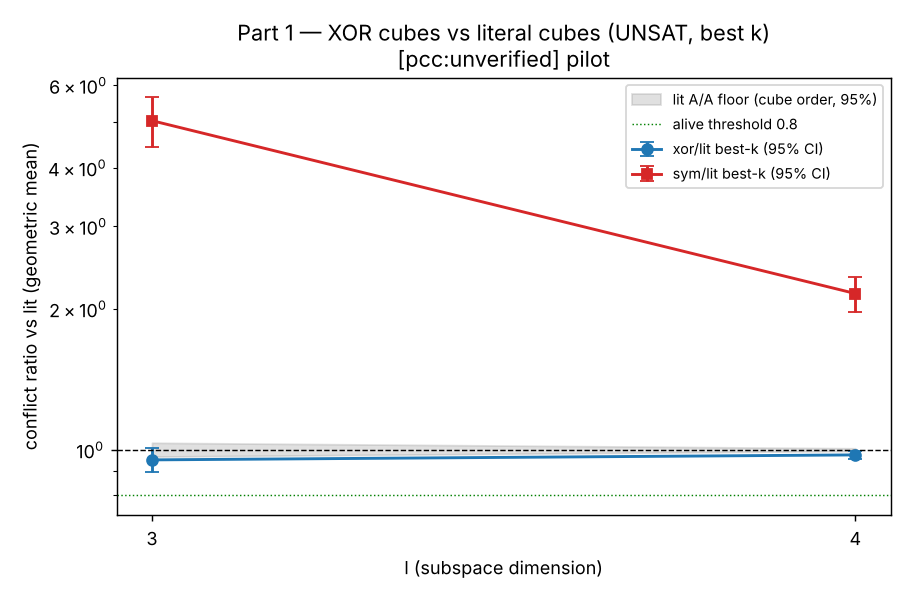

Reproduce this figure in Python.
"""Part 1 figure: xor/lit and sym/lit best-k conflict ratio vs l (UNSAT), with 95% intervals and
the within-lit A/A floor band. SVG + PNG."""
import json, os
import matplotlib
matplotlib.use('Agg')
import matplotlib.pyplot as plt

HERE = os.path.dirname(os.path.abspath(__file__))
R = json.load(open(os.path.join(HERE, 'results.json')))
ls = R['sizes']
fig, ax = plt.subplots(figsize=(7, 4.6))
x = ls


def series(arm):
    g, lo, hi = [], [], []
    for l in ls:
        d = R['cells'][str(l)]['UNSAT'][f'{arm}_vs_lit']
        g.append(d['geomean']); lo.append(d['ci'][0]); hi.append(d['ci'][1])
    return g, lo, hi


for arm, col, mk in (('xor', '#1f77b4', 'o'), ('sym', '#d62728', 's')):
    g, lo, hi = series(arm)
    yerr = [[gi - l for gi, l in zip(g, lo)], [h - gi for gi, h in zip(g, hi)]]
    ax.errorbar(x, g, yerr=yerr, color=col, marker=mk, capsize=4, lw=1.6, label=f'{arm}/lit best-k (95% CI)')

# A/A floor band from lit
aa_lo = [R['cells'][str(l)]['UNSAT']['aa_lit']['ci'][0] for l in ls]
aa_hi = [R['cells'][str(l)]['UNSAT']['aa_lit']['ci'][1] for l in ls]
ax.fill_between(x, aa_lo, aa_hi, color='#999999', alpha=0.3, label='lit A/A floor (cube order, 95%)')
ax.axhline(1.0, color='k', lw=0.8, ls='--')
ax.axhline(0.8, color='green', lw=0.8, ls=':', label='alive threshold 0.8')
ax.set_xlabel('l (subspace dimension)'); ax.set_ylabel('conflict ratio vs lit (geometric mean)')
ax.set_xticks(ls)
ax.set_title('Part 1 — XOR cubes vs literal cubes (UNSAT, best k)\n[pcc:unverified] pilot')
ax.legend(fontsize=8, loc='best')
ax.set_yscale('log')
fig.tight_layout()
fig.savefig(os.path.join(HERE, 'figure.svg'))
fig.savefig(os.path.join(HERE, 'figure.png'), dpi=130)
print('wrote figure.svg / figure.png')
